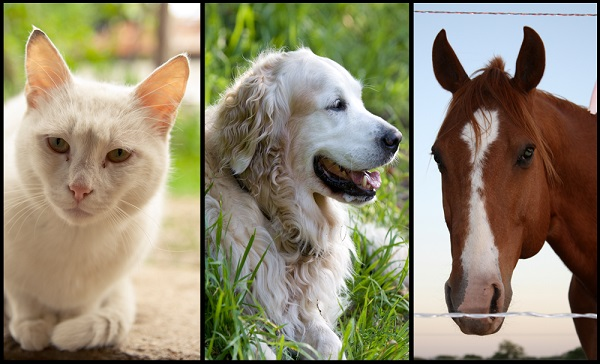
#> input picture animals.jpg, 600 x 364 px
$ python odev.py   (older library calls are emulated)
#> lines starting #> are read from the running program, lines starting #| are printed output that depends on the picture; after the words box and inside, x2 and y2 are one past the last pixel; in counts of white or black regions, pixels touching at a corner belong together
import cv2
import matplotlib as plt

#resmi gri tonlamalı olarak yükle
img = cv2.imread("animals.jpg",0)
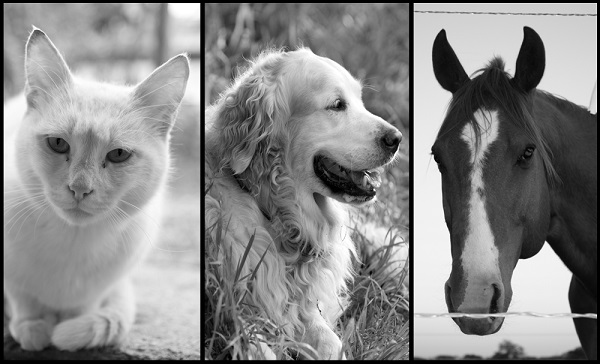
#> img: shape (364, 600); min 0, max 255, mean 137.1
#resmi göster
cv2.imshow("Resim",img)

#kenarları algıla
edges = cv2.Canny(img,100,200)
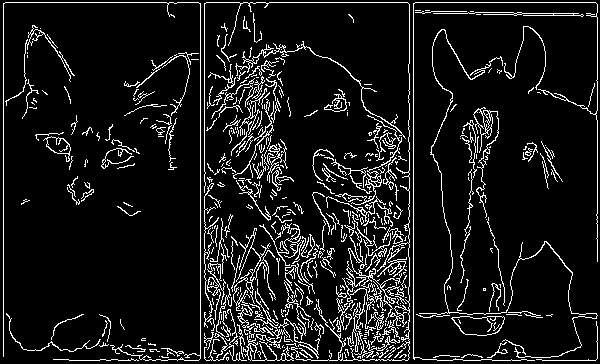
#> edges: shape (364, 600); 9.4% white in thin lines or dots

#çizimi göster
cv2.imshow("Cizilmis Resim",edges)

print(img.shape) #Resmin boyutu
#| (364, 600)

new_width = int(img.shape[1] * 4/5) # Genişlik
#> new_width = 480
new_height = int(img.shape[0] * 4/5)# Yükseklik
#> new_height = 291
resized_img = cv2.resize(img,(new_width,new_height)) #yeniden boyutlandır
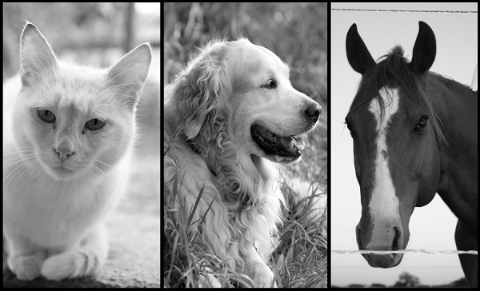
#> resized_img: shape (291, 480); min 0, max 255, mean 137.1
cv2.imshow("Yeniden Boyutlandirilmis(4/5) Resim",resized_img)

#Resme köpek yazısını ekle
font = cv2.FONT_HERSHEY_SIMPLEX #font tipi
text = 'Dog'
position = (265,45)
font_scale = 1
color= (0,255,0)
thickness = 2
#Metin ekle
cv2.putText(img, text, position,font,font_scale,color,thickness)
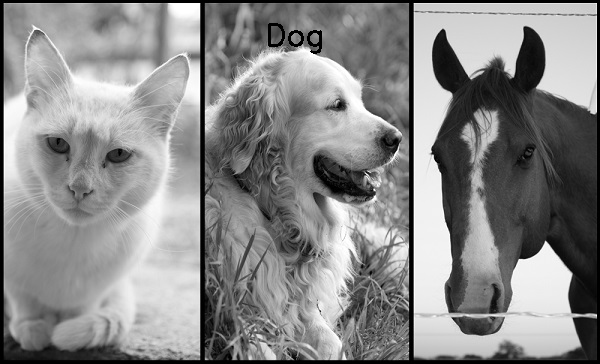
#> img: shape (364, 600); 0.23% of pixels changed, all inside (x1, y1, x2, y2) = (268, 23, 322, 54)
#Köpek yazısı eklenmiş resmi göster
cv2.imshow("Orijinal Resim - Kopek",img)
#50 threshold değeri üzerindekileri beyaz altındakileri siyah yapalım
#binary threshold yöntemi kullanalım ve resmi çizdirelim
_, thresh_img = cv2.threshold(img, thresh = 50 , maxval =255, type = cv2.THRESH_BINARY)
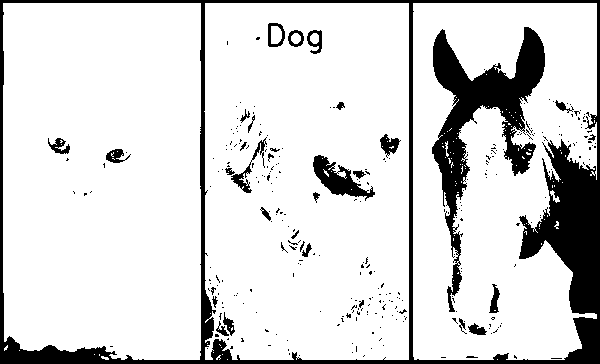
#> thresh_img: shape (364, 600); 84.9% white; 309 black regions (277 under 20 px), largest, box (x1, y1, x2, y2) and area: (0, 0, 600, 364) 19455, (432, 27, 545, 312) 8868, (313, 155, 375, 201) 1108
cv2.imshow('Threshold',thresh_img)
#orijinal resme gaussian bulanıklaştırma uygulayalım
gb = cv2.GaussianBlur(img, ksize = (3,3), sigmaX = 7)
cv2.imshow('İmg with gb',gb)
#orijinal resme Laplacian gradyan uygulayalım ve resmi çizdirelim
laplacian = cv2.Laplacian(img, ddepth = cv2.CV_64F)
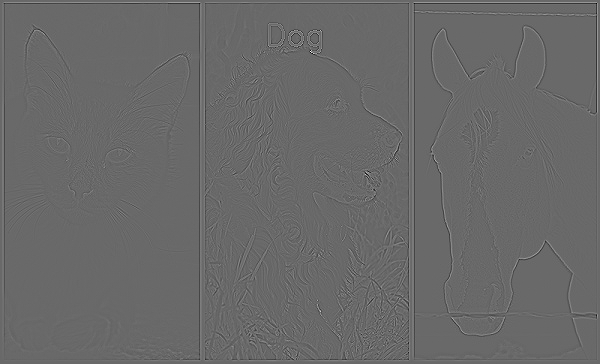
#> laplacian: shape (364, 600) float64; min -513, max 728, mean 0; drawn with min black and max white
cv2.imshow('Laplacian',laplacian)
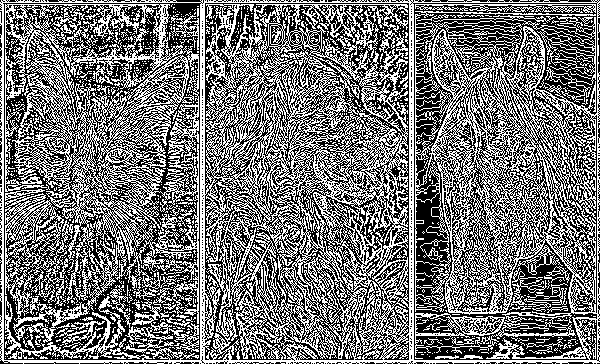
#> window 'Laplacian': shape (364, 600); 46% white in thin lines or dots
#orijinal resmin histogramını çizdirelim


# Histogram hesaplama
img_hist = cv2.calcHist([img], channels=[0], mask=None, histSize=[256], ranges=[0, 256])
#> img_hist = 256 values, max 6255 at index 0, min 76 at index 7, mean 853.1

# Histogramı çizdirme
#> (the run stopped early here; a loop or call above may not have finished)
